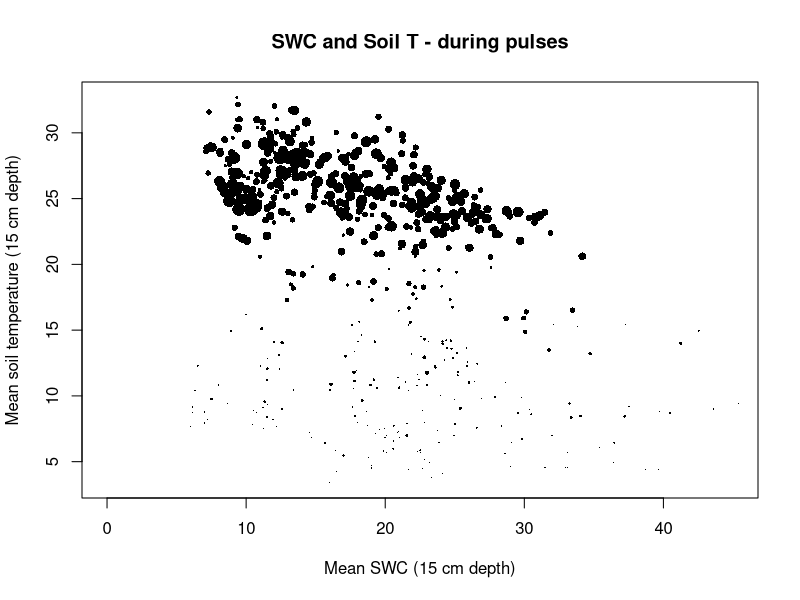
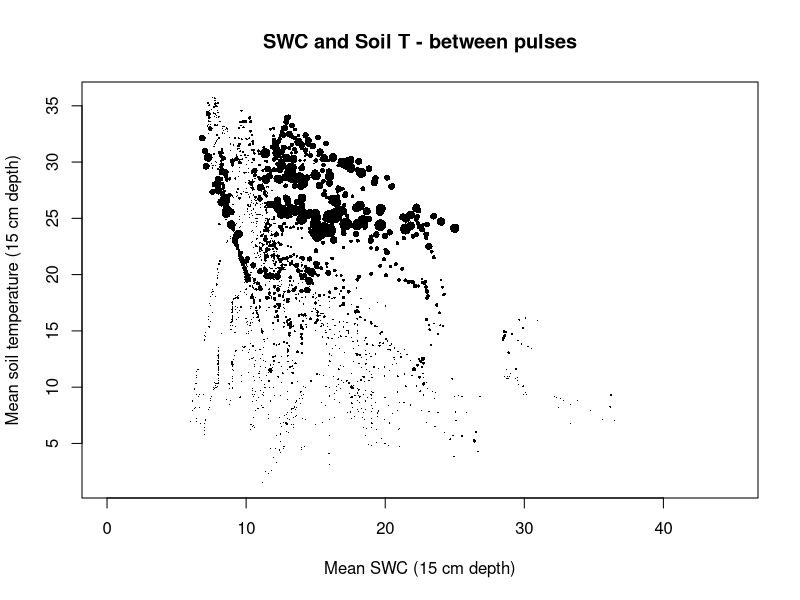
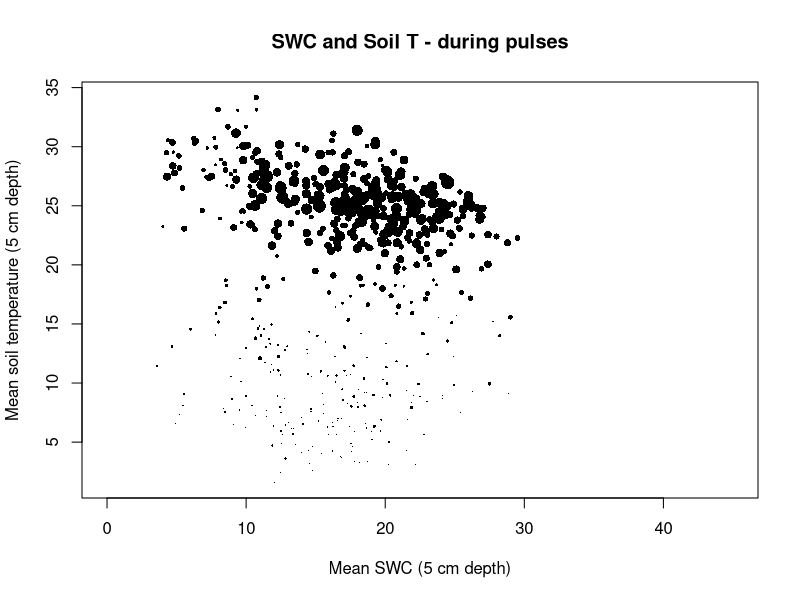
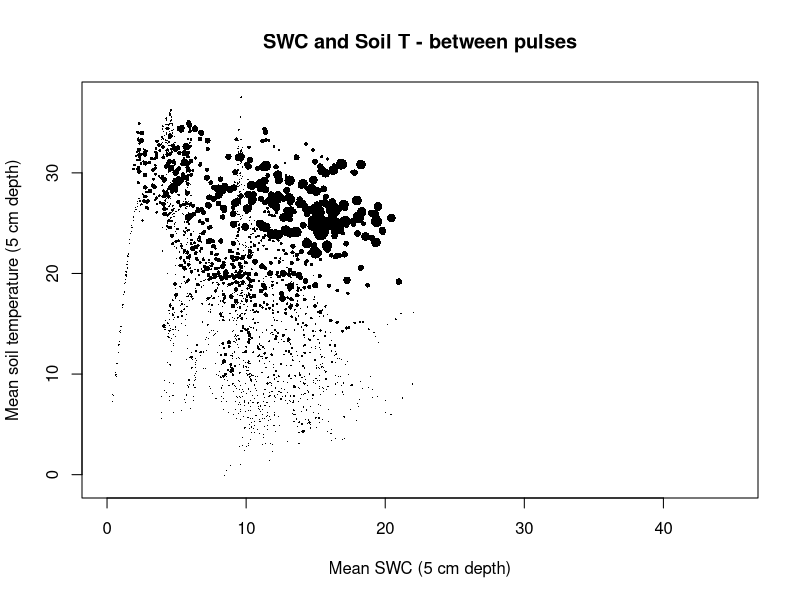

The R source for these figures, in order:
# 17-05-2024
# Anastasia Makhnykina

library(dplyr)
library(tidyr)
library(tidyverse)
library(lubridate)
library(ggplot2)
library(units)

# In this file we plot the Reco in SWC-Soil temperature space ###
# for Pulse and non-Pulse time ##################################

# Open files with summary information
summary_P <- read.csv("data/Summary_eddy.csv")
USW_PulseN <- read.csv("data/USWPulseN.csv")
USW_Pulse <- read.csv("data/USWPulse.csv")


# First plot Reco for Pulse time + 15 cm depth
plot(USW_Pulse$meanSWC15, USW_Pulse$meanST15, 
     cex = USW_Pulse$meanRECO/2, # set the point size based on meanRECO
     pch = 16, # use solid circles as the point symbol
     xlab = "Mean SWC (15 cm depth)", # add x-axis label
     ylab = "Mean soil temperature (15 cm depth)", # add y-axis label
     main = "SWC and Soil T - during pulses", # add plot title
     xlim=c(0,45))

# Plot Reco for non-pulse time + 15 cm depth
plot(USW_PulseN$meanSWC15, USW_PulseN$meanST15, 
     cex = USW_PulseN$meanRECO/2, # set the point size based on meanRECO
     pch = 16, # use solid circles as the point symbol
     xlab = "Mean SWC (15 cm depth)", # add x-axis label
     ylab = "Mean soil temperature (15 cm depth)", # add y-axis label
     main = "SWC and Soil T - between pulses" , # add plot title
     xlim=c(0,45))

# Plot the same for the 5 cm depth
plot(USW_Pulse$meanSWC5, USW_Pulse$meanST5, 
     cex = USW_Pulse$meanRECO/2, # set the point size based on meanRECO
     pch = 16, # use solid circles as the point symbol
     xlab = "Mean SWC (5 cm depth)", # add x-axis label
     ylab = "Mean soil temperature (5 cm depth)", # add y-axis label
     main = "SWC and Soil T - during pulses", # add plot title
     xlim=c(0,45))

plot(USW_PulseN$meanSWC5, USW_PulseN$meanST5, 
     cex = USW_PulseN$meanRECO/2, # set the point size based on meanRECO
     pch = 16, # use solid circles as the point symbol
     xlab = "Mean SWC (5 cm depth)", # add x-axis label
     ylab = "Mean soil temperature (5 cm depth)", # add y-axis label
     main = "SWC and Soil T - between pulses" , # add plot title
     xlim=c(0,45))


# We need to choose the soil depth 

cor.test(summary_P$meanRECO, summary_P$meanSWC5)
#       cor 
# 0.4208387 
cor.test(summary_P$meanRECO, summary_P$meanSWC15)
#       cor 
# 0.1847413 

# For paper - let's choose 5 cm depth-graphs
